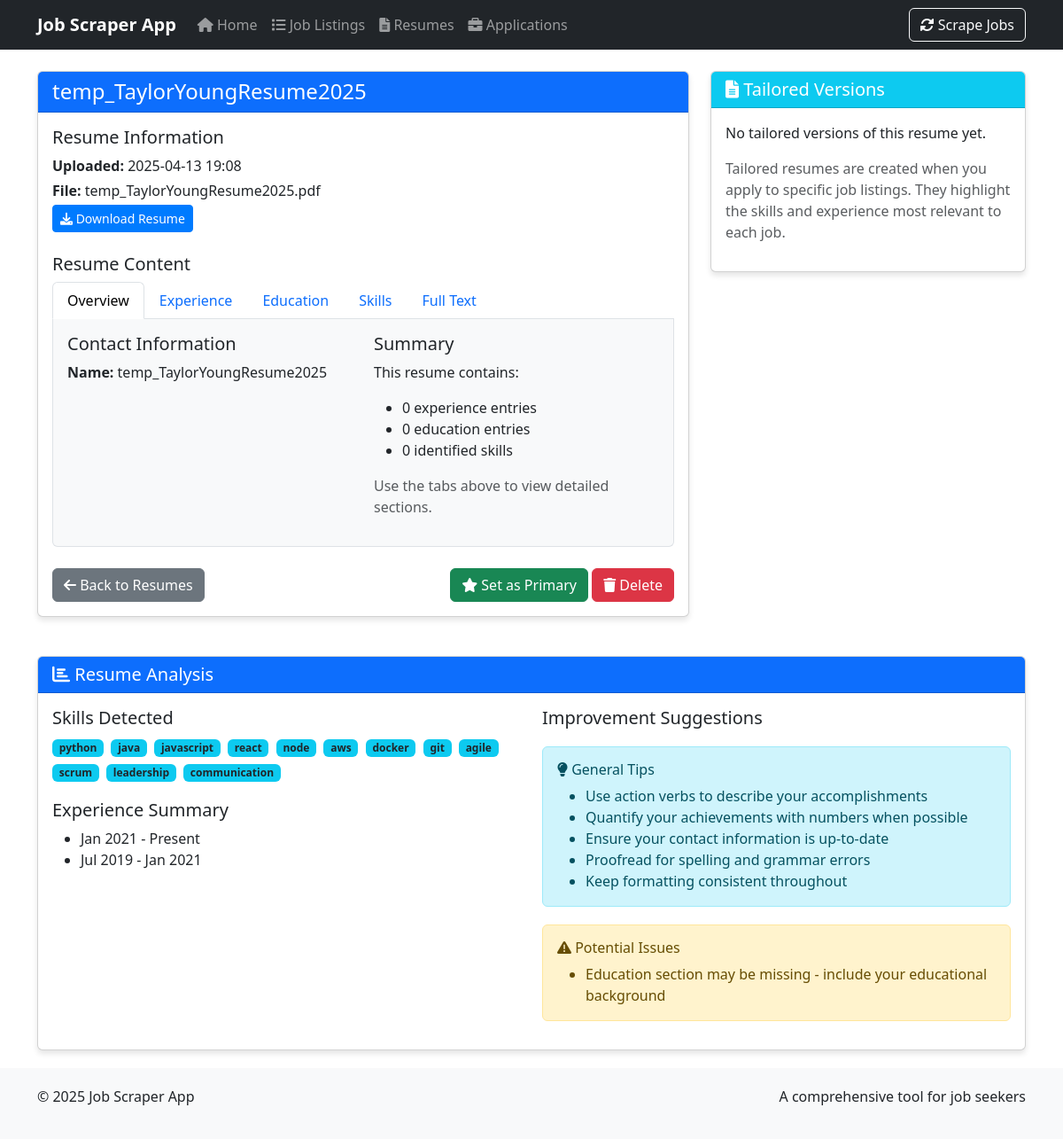
Before: /resume/1 with the older database file.
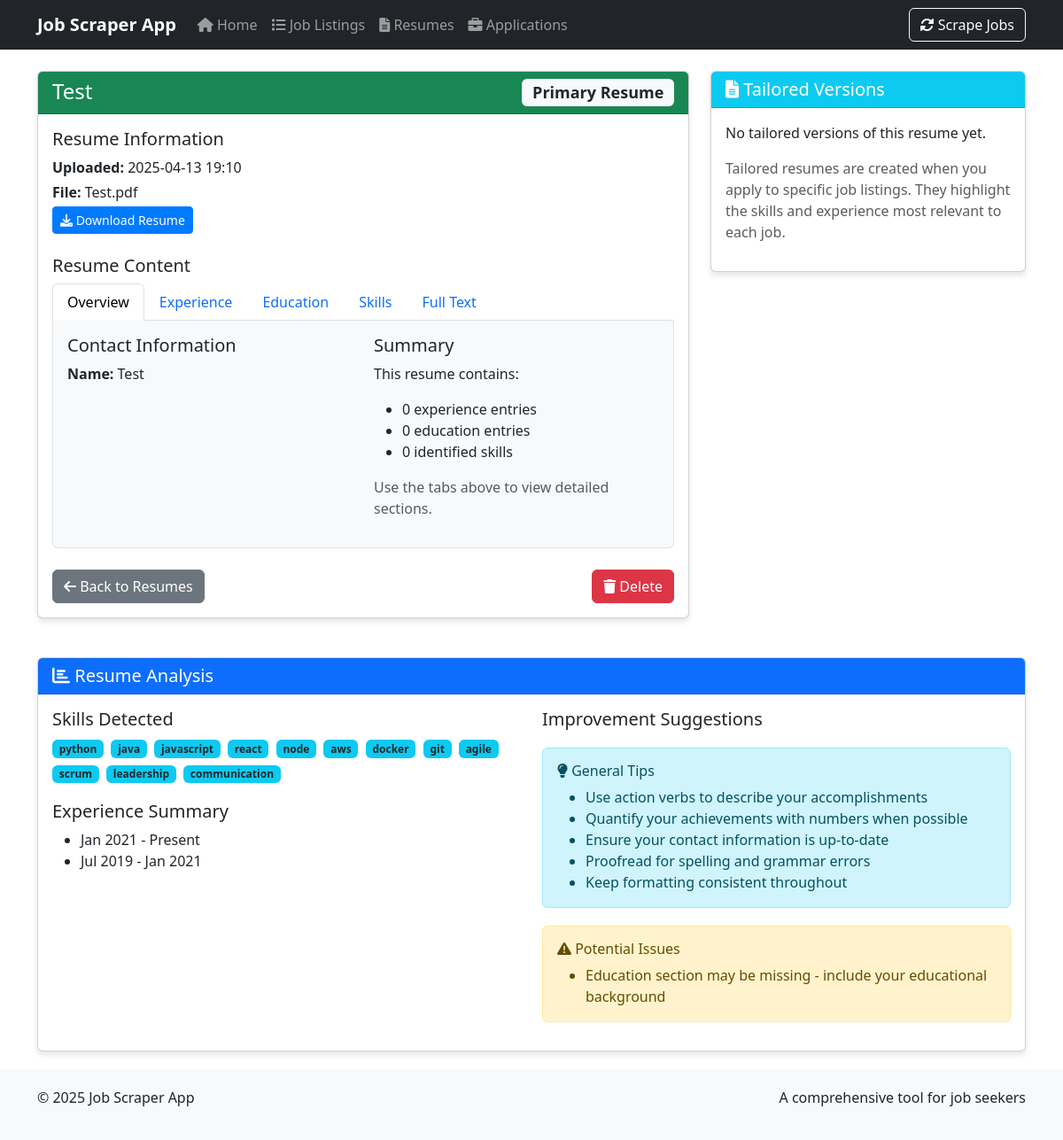
After: the same page with the newer database file.
### job_scraper_app/database/setup.py (models this page shows, shortened)
class Resume(Base):
    __tablename__ = 'resumes'
    id = Column(Integer, primary_key=True)
    name = Column(String(255), nullable=False)
    file_path = Column(String(512), nullable=False)
    content_text = Column(Text)
    upload_date = Column(DateTime, default=datetime.utcnow)
    is_primary = Column(Boolean, default=False)
    tailored_resumes = relationship("TailoredResume", back_populates="base_resume", cascade="all, delete-orphan")

### run_flask_app.py (the view)
@app.route('/resume/<int:resume_id>')
def resume(resume_id):
    session = Session()
    try:
        resume_db = session.query(Resume).filter_by(id=resume_id).first()
        if not resume_db:
            return "Resume not found", 404
        tailored_resumes = session.query(TailoredResume).filter_by(base_resume_id=resume_id).all()
        parser = resume_manager.parser
        resume_data = parser.parse(resume_db.file_path)
        resume = {
            'id': resume_db.id,
            'name': resume_db.name,
            'file_path': resume_db.file_path,
            'content_text': resume_db.content_text,
            'upload_date': resume_db.upload_date,
            'is_primary': resume_db.is_primary,
            'email': resume_data.get('email', []) if resume_data else [],
            'phone': resume_data.get('phone', []) if resume_data else [],
            'education': resume_data.get('education', []) if resume_data else [],
            'experience': resume_data.get('experience', []) if resume_data else [],
            'skills': resume_data.get('skills', []) if resume_data else [],
            'links': resume_data.get('links', {}) if resume_data else {}
        }
        return render_template('resume.html',
                              resume=resume,
                              tailored_resumes=tailored_resumes)
    finally:
        session.close()

### job_scraper_app/resume_processor/resume_parser.py (called while the page is built, shortened)
    def parse(self, file_path):
        try:
            file_path = Path(file_path)
            if not file_path.exists():
                logger.error(f"Resume file not found: {file_path}")
                return None
        except Exception as e:
            logger.error(f"Error parsing resume {file_path}: {e}", exc_info=True)
            return None

### run_flask_app.py (called while the page is built)
@app.template_filter('extract_skills')
def extract_skills_filter(text):
    if not text:
        return []
    common_skills = [
        'python', 'java', 'javascript', 'html', 'css', 'sql', 'react', 'angular', 'vue',
        'node', 'express', 'django', 'flask', 'spring', 'aws', 'azure', 'docker', 'kubernetes',
        'git', 'agile', 'scrum', 'leadership', 'communication', 'teamwork', 'problem-solving'
    ]
    text_lower = text.lower()
    return [skill for skill in common_skills if skill in text_lower]

@app.template_test('contains')
def contains_test(value, substring):
    if not value:
        return False
    return substring in value

### job_scraper_app/ui/templates/resume.html (shortened to what the changed rows need)
{% extends "base.html" %}
{% block content %}
<div class="row">
    <div class="col-md-8">
        <div class="card">
            <div class="card-header {% if resume.is_primary %}bg-success{% else %}bg-primary{% endif %} text-white">
                <h1 class="h4 mb-0">
                    {{ resume.name }}
                    {% if resume.is_primary %}
                        <span class="badge bg-light text-dark float-end">Primary Resume</span>
                    {% endif %}
                </h1>
            </div>
            <div class="card-body">
                <div class="mb-4">
                    <h2 class="h5">Resume Information</h2>
                    <p class="mb-1"><strong>Uploaded:</strong> {{ resume.upload_date.strftime('%Y-%m-%d %H:%M') }}</p>
                    <p class="mb-1"><strong>File:</strong> {{ resume.file_path.split('/')[-1] }}</p>
                    <p class="mb-0">
                        <a href="{{ url_for('download_file', filename=resume.file_path.split('/')[-1]) }}" class="btn btn-sm btn-primary">
                        </a>
                    </p>
                </div>
                <div class="mb-4">
                    <h2 class="h5">Resume Content</h2>
                    <div class="tab-content border border-top-0 p-3 rounded-bottom bg-light" style="max-height: 400px; overflow-y: auto;">
                        <div class="tab-pane fade show active" id="overview" role="tabpanel" aria-labelledby="overview-tab">
                            <div class="row">
                                <div class="col-md-6">
                                    <h5>Contact Information</h5>
                                    <p><strong>Name:</strong> {{ resume.name }}</p>
                                </div>
                            </div>
                        </div>
                    </div>
                </div>
                <div class="d-flex justify-content-between">
                    <div>
                        {% if not resume.is_primary %}
                            <form action="{{ url_for('set_primary_resume') }}" method="post" class="d-inline">
                                <button type="submit" class="btn btn-success">
                                    <i class="fas fa-star"></i> Set as Primary
                                </button>
                            </form>
                        {% endif %}
                    </div>
                </div>
            </div>
        </div>
    </div>
    <div class="col-md-4">
        <div class="card">
            <div class="card-header bg-info text-white">
                <h2 class="h5 mb-0"><i class="fas fa-file-alt"></i> Tailored Versions</h2>
            </div>
        </div>
    </div>
</div>
<div class="row mt-4">
    <div class="col-md-12">
        <div class="card">
            <div class="card-header bg-primary text-white">
                <h2 class="h5 mb-0"><i class="fas fa-chart-bar"></i> Resume Analysis</h2>
            </div>
                            {% set skills = resume.content_text|extract_skills %}
                            {% set experience = resume.content_text|extract_experience %}
        </div>
    </div>
</div>
{% endblock %}

Changed rows visible on the page:
changed Resume: name "temp_TaylorYoungResume2025" → "Test"; upload_date "2025-04-13 19:08" → "2025-04-13 19:10"; file_path "temp_TaylorYoungResume2025.pdf" → "Test.pdf"
Other visible differences:
text no longer shown: "Set as Primary"
text now shown: "Primary Resume"
